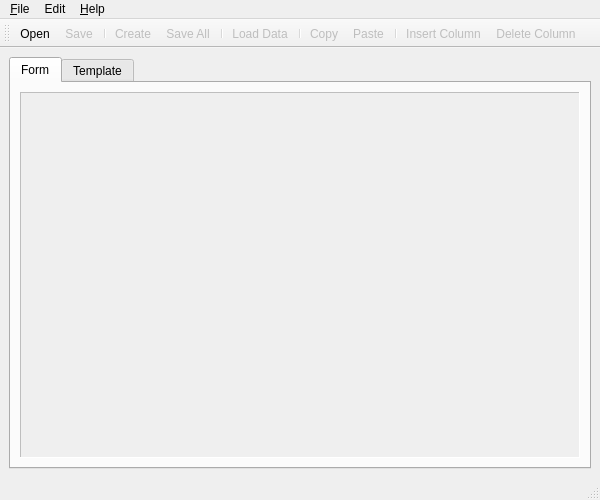
<ui version="4.0" >
 <class>MainWindow</class>
 <widget class="QMainWindow" name="MainWindow" >
  <property name="geometry" >
   <rect>
    <x>0</x>
    <y>0</y>
    <width>600</width>
    <height>500</height>
   </rect>
  </property>
  <property name="windowTitle" >
   <string>TextTempl</string>
  </property>
  <property name="windowIcon" >
   <iconset>images/logo.png</iconset>
  </property>
  <widget class="QWidget" name="centralwidget" >
   <property name="sizePolicy" >
    <sizepolicy vsizetype="Fixed" hsizetype="Fixed" >
     <horstretch>0</horstretch>
     <verstretch>0</verstretch>
    </sizepolicy>
   </property>
   <layout class="QVBoxLayout" >
    <item>
     <widget class="QTabWidget" name="tabWidget" >
      <property name="currentIndex" >
       <number>0</number>
      </property>
      <widget class="QWidget" name="tab_form" >
       <attribute name="title" >
        <string>Form</string>
       </attribute>
       <layout class="QVBoxLayout" >
        <item>
         <widget class="QTableWidget" name="tableWidget" >
          <property name="enabled" >
           <bool>false</bool>
          </property>
          <property name="frameShape" >
           <enum>QFrame::Panel</enum>
          </property>
          <property name="editTriggers" >
           <set>QAbstractItemView::AnyKeyPressed|QAbstractItemView::DoubleClicked|QAbstractItemView::EditKeyPressed|QAbstractItemView::NoEditTriggers</set>
          </property>
          <property name="selectionMode" >
           <enum>QAbstractItemView::SingleSelection</enum>
          </property>
          <property name="selectionBehavior" >
           <enum>QAbstractItemView::SelectColumns</enum>
          </property>
          <property name="rowCount" >
           <number>0</number>
          </property>
          <property name="columnCount" >
           <number>0</number>
          </property>
         </widget>
        </item>
       </layout>
      </widget>
      <widget class="QWidget" name="tab_template" >
       <attribute name="title" >
        <string>Template</string>
       </attribute>
       <layout class="QVBoxLayout" >
        <item>
         <widget class="QTextEdit" name="templateTextEdit" >
          <property name="enabled" >
           <bool>false</bool>
          </property>
          <property name="font" >
           <font>
            <family>Courier</family>
            <pointsize>10</pointsize>
           </font>
          </property>
          <property name="frameShape" >
           <enum>QFrame::Panel</enum>
          </property>
          <property name="lineWrapMode" >
           <enum>QTextEdit::NoWrap</enum>
          </property>
         </widget>
        </item>
       </layout>
      </widget>
     </widget>
    </item>
   </layout>
  </widget>
  <widget class="QMenuBar" name="menubar" >
   <property name="geometry" >
    <rect>
     <x>0</x>
     <y>0</y>
     <width>600</width>
     <height>19</height>
    </rect>
   </property>
   <widget class="QMenu" name="menuFile" >
    <property name="title" >
     <string>&amp;File</string>
    </property>
    <addaction name="actionNew" />
    <addaction name="actionOpen" />
    <addaction name="actionSave" />
    <addaction name="actionSaveAs" />
    <addaction name="separator" />
    <addaction name="actionCreate" />
    <addaction name="actionCreateAll" />
    <addaction name="separator" />
    <addaction name="actionLoadData" />
    <addaction name="actionSaveData" />
    <addaction name="separator" />
    <addaction name="actionClose" />
    <addaction name="separator" />
    <addaction name="actionExit" />
   </widget>
   <widget class="QMenu" name="menuHelp" >
    <property name="title" >
     <string>&amp;Help</string>
    </property>
    <addaction name="actionAbout" />
   </widget>
   <widget class="QMenu" name="menuEdit" >
    <property name="title" >
     <string>Edit</string>
    </property>
    <addaction name="actionCopy" />
    <addaction name="actionPaste" />
    <addaction name="separator" />
    <addaction name="actionInsertCol" />
    <addaction name="actionDeleteCol" />
   </widget>
   <addaction name="menuFile" />
   <addaction name="menuEdit" />
   <addaction name="menuHelp" />
  </widget>
  <widget class="QStatusBar" name="statusbar" />
  <widget class="QToolBar" name="toolBar" >
   <property name="windowTitle" >
    <string>toolBar</string>
   </property>
   <attribute name="toolBarArea" >
    <enum>TopToolBarArea</enum>
   </attribute>
   <attribute name="toolBarBreak" >
    <bool>false</bool>
   </attribute>
   <addaction name="actionOpen_TB" />
   <addaction name="actionSave_TB" />
   <addaction name="separator" />
   <addaction name="actionCreate_TB" />
   <addaction name="actionCreateAll_TB" />
   <addaction name="separator" />
   <addaction name="actionLoadData_TB" />
   <addaction name="separator" />
   <addaction name="actionCopy_TB" />
   <addaction name="actionPaste_TB" />
   <addaction name="separator" />
   <addaction name="actionInsertCol_TB" />
   <addaction name="actionDeleteCol_TB" />
  </widget>
  <action name="actionOpen" >
   <property name="icon" >
    <iconset resource="TextTempl.qrc" >:/images/fileopen.png</iconset>
   </property>
   <property name="text" >
    <string>&amp;Open...</string>
   </property>
   <property name="shortcut" >
    <string>Ctrl+O</string>
   </property>
  </action>
  <action name="actionSave" >
   <property name="enabled" >
    <bool>false</bool>
   </property>
   <property name="icon" >
    <iconset resource="TextTempl.qrc" >:/images/filesave.png</iconset>
   </property>
   <property name="text" >
    <string>&amp;Save</string>
   </property>
   <property name="shortcut" >
    <string>Ctrl+S</string>
   </property>
  </action>
  <action name="actionExit" >
   <property name="icon" >
    <iconset resource="TextTempl.qrc" >:/images/exit.png</iconset>
   </property>
   <property name="text" >
    <string>E&amp;xit</string>
   </property>
   <property name="shortcut" >
    <string>Ctrl+Q</string>
   </property>
  </action>
  <action name="actionAbout" >
   <property name="icon" >
    <iconset resource="TextTempl.qrc" >:/images/info.png</iconset>
   </property>
   <property name="text" >
    <string>&amp;About</string>
   </property>
   <property name="shortcut" >
    <string>Ctrl+A</string>
   </property>
  </action>
  <action name="actionCopy" >
   <property name="enabled" >
    <bool>false</bool>
   </property>
   <property name="icon" >
    <iconset resource="TextTempl.qrc" >:/images/editcopy.png</iconset>
   </property>
   <property name="text" >
    <string>Copy</string>
   </property>
   <property name="shortcut" >
    <string>Ctrl+C</string>
   </property>
   <property name="shortcutContext" >
    <enum>Qt::ApplicationShortcut</enum>
   </property>
  </action>
  <action name="actionPaste" >
   <property name="enabled" >
    <bool>false</bool>
   </property>
   <property name="icon" >
    <iconset resource="TextTempl.qrc" >:/images/editpaste.png</iconset>
   </property>
   <property name="text" >
    <string>Paste</string>
   </property>
   <property name="shortcut" >
    <string>Ctrl+V</string>
   </property>
   <property name="shortcutContext" >
    <enum>Qt::ApplicationShortcut</enum>
   </property>
  </action>
  <action name="actionInsertCol" >
   <property name="enabled" >
    <bool>false</bool>
   </property>
   <property name="icon" >
    <iconset resource="TextTempl.qrc" >:/images/insert_table_col.png</iconset>
   </property>
   <property name="text" >
    <string>&amp;Insert Column</string>
   </property>
   <property name="shortcut" >
    <string>Ctrl+I</string>
   </property>
  </action>
  <action name="actionDeleteCol" >
   <property name="enabled" >
    <bool>false</bool>
   </property>
   <property name="icon" >
    <iconset resource="TextTempl.qrc" >:/images/delete_table_col.png</iconset>
   </property>
   <property name="text" >
    <string>Delete Column</string>
   </property>
   <property name="shortcut" >
    <string>Ctrl+-</string>
   </property>
  </action>
  <action name="actionLoadData" >
   <property name="enabled" >
    <bool>false</bool>
   </property>
   <property name="icon" >
    <iconset resource="TextTempl.qrc" >:/images/fileopendata.png</iconset>
   </property>
   <property name="text" >
    <string>Load Data...</string>
   </property>
   <property name="toolTip" >
    <string>&amp;Load Data</string>
   </property>
   <property name="shortcut" >
    <string>Ctrl+L</string>
   </property>
  </action>
  <action name="actionClose" >
   <property name="enabled" >
    <bool>false</bool>
   </property>
   <property name="icon" >
    <iconset resource="TextTempl.qrc" >:/images/fileclose.png</iconset>
   </property>
   <property name="text" >
    <string>Close</string>
   </property>
  </action>
  <action name="actionCreateAll" >
   <property name="enabled" >
    <bool>false</bool>
   </property>
   <property name="icon" >
    <iconset resource="TextTempl.qrc" >:/images/export_all.png</iconset>
   </property>
   <property name="text" >
    <string>Create All...</string>
   </property>
  </action>
  <action name="actionSaveData" >
   <property name="enabled" >
    <bool>false</bool>
   </property>
   <property name="icon" >
    <iconset resource="TextTempl.qrc" >:/images/filesavedata.png</iconset>
   </property>
   <property name="text" >
    <string>Save Data...</string>
   </property>
  </action>
  <action name="actionOpen_TB" >
   <property name="icon" >
    <iconset resource="TextTempl.qrc" >:/images/fileopen.png</iconset>
   </property>
   <property name="text" >
    <string>Open</string>
   </property>
  </action>
  <action name="actionSave_TB" >
   <property name="enabled" >
    <bool>false</bool>
   </property>
   <property name="icon" >
    <iconset resource="TextTempl.qrc" >:/images/filesave.png</iconset>
   </property>
   <property name="text" >
    <string>Save</string>
   </property>
  </action>
  <action name="actionCreateAll_TB" >
   <property name="enabled" >
    <bool>false</bool>
   </property>
   <property name="icon" >
    <iconset resource="TextTempl.qrc" >:/images/export_all.png</iconset>
   </property>
   <property name="text" >
    <string>Save All</string>
   </property>
  </action>
  <action name="actionLoadData_TB" >
   <property name="enabled" >
    <bool>false</bool>
   </property>
   <property name="icon" >
    <iconset resource="TextTempl.qrc" >:/images/fileopendata.png</iconset>
   </property>
   <property name="text" >
    <string>Load Data</string>
   </property>
  </action>
  <action name="actionCopy_TB" >
   <property name="enabled" >
    <bool>false</bool>
   </property>
   <property name="icon" >
    <iconset resource="TextTempl.qrc" >:/images/editcopy.png</iconset>
   </property>
   <property name="text" >
    <string>Copy</string>
   </property>
  </action>
  <action name="actionPaste_TB" >
   <property name="enabled" >
    <bool>false</bool>
   </property>
   <property name="icon" >
    <iconset resource="TextTempl.qrc" >:/images/editpaste.png</iconset>
   </property>
   <property name="text" >
    <string>Paste</string>
   </property>
  </action>
  <action name="actionInsertCol_TB" >
   <property name="enabled" >
    <bool>false</bool>
   </property>
   <property name="icon" >
    <iconset resource="TextTempl.qrc" >:/images/insert_table_col.png</iconset>
   </property>
   <property name="text" >
    <string>Insert Column</string>
   </property>
  </action>
  <action name="actionDeleteCol_TB" >
   <property name="enabled" >
    <bool>false</bool>
   </property>
   <property name="icon" >
    <iconset resource="TextTempl.qrc" >:/images/delete_table_col.png</iconset>
   </property>
   <property name="text" >
    <string>Delete Column</string>
   </property>
  </action>
  <action name="actionCreate" >
   <property name="enabled" >
    <bool>false</bool>
   </property>
   <property name="icon" >
    <iconset resource="TextTempl.qrc" >:/images/fileexport.png</iconset>
   </property>
   <property name="text" >
    <string>Create...</string>
   </property>
   <property name="shortcut" >
    <string>Ctrl+R</string>
   </property>
  </action>
  <action name="actionSaveAs" >
   <property name="enabled" >
    <bool>false</bool>
   </property>
   <property name="icon" >
    <iconset resource="TextTempl.qrc" >:/images/filesaveas.png</iconset>
   </property>
   <property name="text" >
    <string>Save As...</string>
   </property>
  </action>
  <action name="actionNew" >
   <property name="icon" >
    <iconset resource="TextTempl.qrc" >:/images/filenew.png</iconset>
   </property>
   <property name="text" >
    <string>New</string>
   </property>
   <property name="shortcut" >
    <string>Ctrl+N</string>
   </property>
  </action>
  <action name="actionCreate_TB" >
   <property name="enabled" >
    <bool>false</bool>
   </property>
   <property name="icon" >
    <iconset resource="TextTempl.qrc" >:/images/fileexport.png</iconset>
   </property>
   <property name="text" >
    <string>Create</string>
   </property>
  </action>
 </widget>
 <resources>
  <include location="TextTempl.qrc" />
 </resources>
 <connections>
  <connection>
   <sender>actionExit</sender>
   <signal>triggered()</signal>
   <receiver>MainWindow</receiver>
   <slot>close()</slot>
   <hints>
    <hint type="sourcelabel" >
     <x>-1</x>
     <y>-1</y>
    </hint>
    <hint type="destinationlabel" >
     <x>215</x>
     <y>219</y>
    </hint>
   </hints>
  </connection>
 </connections>
</ui>
